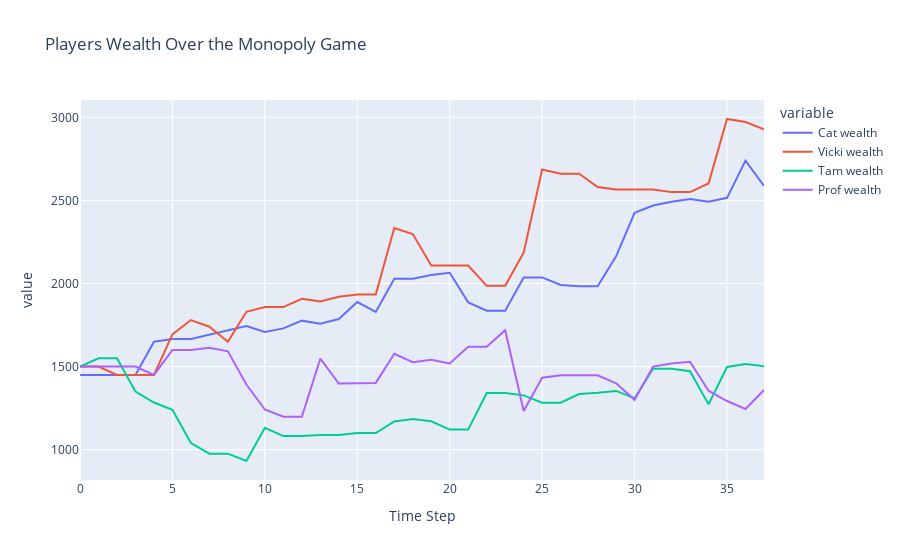

The notebook cell saved with this chart:
### Code cell
df = pd.DataFrame({'Time Step': range(len(wealth[0])), 'Cat wealth': wealth[0], 'Vicki wealth': wealth[1], 
                   'Tam wealth': wealth[2], 'Prof wealth': wealth[3]})
fig = px.line(df, x='Time Step', y=['Cat wealth', 'Vicki wealth', 'Tam wealth', 'Prof wealth'], title='Players Wealth Over the Monopoly Game')
fig.show()

### Figure 1 — Plotly figure (JSON) as saved in the notebook; plotly's stock layout.template omitted (floating-point values rounded to 4 significant figures)
{"data": [{"hovertemplate": "variable=Cat wealth<br>Time Step=%{x}<br>value=%{y}<extra></extra>", "legendgroup": "Cat wealth", "line": {"color": "#636efa", "dash": "solid"}, "marker": {"symbol": "circle"}, "mode": "lines", "name": "Cat wealth", "orientation": "v", "showlegend": true, "type": "scatter", "x": [0, 1, 2, 3, 4, 5, 6, 7, 8, 9, 10, 11, 12, 13, 14, 15, 16, 17, 18, 19, 20, 21, 22, 23, 24, 25, 26, 27, 28, 29, 30, 31, 32, 33, 34, 35, 36, 37], "xaxis": "x", "y": [1450, 1450, 1450, 1450, 1650, 1666, 1666, 1692, 1722, 1744, 1708, 1730, 1777.0, 1759.0, 1787.0, 1889.0, 1829.0, 2029.0, 2029.0, 2051.0, 2065.0, 1887.0, 1837.0, 1837.0, 2037.0, 2037.0, 1992.0, 1984.0, 1984.0, 2164.0, 2426.0, 2470.0, 2493.0, 2509.0, 2493.0, 2516.0, 2740.0, 2588.0], "yaxis": "y"}, {"hovertemplate": "variable=Vicki wealth<br>Time Step=%{x}<br>value=%{y}<extra></extra>", "legendgroup": "Vicki wealth", "line": {"color": "#EF553B", "dash": "solid"}, "marker": {"symbol": "circle"}, "mode": "lines", "name": "Vicki wealth", "orientation": "v", "showlegend": true, "type": "scatter", "x": [0, 1, 2, 3, 4, 5, 6, 7, 8, 9, 10, 11, 12, 13, 14, 15, 16, 17, 18, 19, 20, 21, 22, 23, 24, 25, 26, 27, 28, 29, 30, 31, 32, 33, 34, 35, 36, 37], "xaxis": "x", "y": [1500, 1500, 1450, 1450, 1450, 1694, 1780, 1740, 1650, 1830, 1858, 1858, 1908, 1892, 1920, 1934, 1934, 2334, 2298, 2108, 2108, 2108, 1986, 1986, 2186, 2686, 2661, 2661, 2581, 2566, 2566, 2566, 2550, 2550, 2602, 2990, 2972, 2928], "yaxis": "y"}, {"hovertemplate": "variable=Tam wealth<br>Time Step=%{x}<br>value=%{y}<extra></extra>", "legendgroup": "Tam wealth", "line": {"color": "#00cc96", "dash": "solid"}, "marker": {"symbol": "circle"}, "mode": "lines", "name": "Tam wealth", "orientation": "v", "showlegend": true, "type": "scatter", "x": [0, 1, 2, 3, 4, 5, 6, 7, 8, 9, 10, 11, 12, 13, 14, 15, 16, 17, 18, 19, 20, 21, 22, 23, 24, 25, 26, 27, 28, 29, 30, 31, 32, 33, 34, 35, 36, 37], "xaxis": "x", "y": [1500, 1550, 1550, 1350, 1284, 1240, 1040, 976, 976, 932, 1132, 1082, 1082, 1088, 1088, 1100, 1100, 1170, 1185, 1171, 1121, 1121, 1341, 1341, 1327, 1283, 1283, 1335.0, 1343.0, 1354.0, 1310.0, 1487.0, 1487.0, 1473.0, 1273.0, 1498.0, 1516.0, 1502.0], "yaxis": "y"}, {"hovertemplate": "variable=Prof wealth<br>Time Step=%{x}<br>value=%{y}<extra></extra>", "legendgroup": "Prof wealth", "line": {"color": "#ab63fa", "dash": "solid"}, "marker": {"symbol": "circle"}, "mode": "lines", "name": "Prof wealth", "orientation": "v", "showlegend": true, "type": "scatter", "x": [0, 1, 2, 3, 4, 5, 6, 7, 8, 9, 10, 11, 12, 13, 14, 15, 16, 17, 18, 19, 20, 21, 22, 23, 24, 25, 26, 27, 28, 29, 30, 31, 32, 33, 34, 35, 36, 37], "xaxis": "x", "y": [1500, 1500, 1500, 1500, 1450, 1600, 1600, 1614, 1592, 1392, 1242, 1198, 1198, 1548, 1398, 1402, 1402, 1577, 1527, 1541, 1519, 1619, 1619, 1719, 1233, 1433, 1448, 1448, 1448, 1400, 1300, 1500, 1519, 1529, 1355, 1293, 1245, 1359], "yaxis": "y"}], "layout": {"legend": {"title": {"text": "variable"}, "tracegroupgap": 0}, "title": {"text": "Players Wealth Over the Monopoly Game"}, "xaxis": {"anchor": "y", "domain": [0, 1], "title": {"text": "Time Step"}}, "yaxis": {"anchor": "x", "domain": [0, 1], "title": {"text": "value"}}}}
